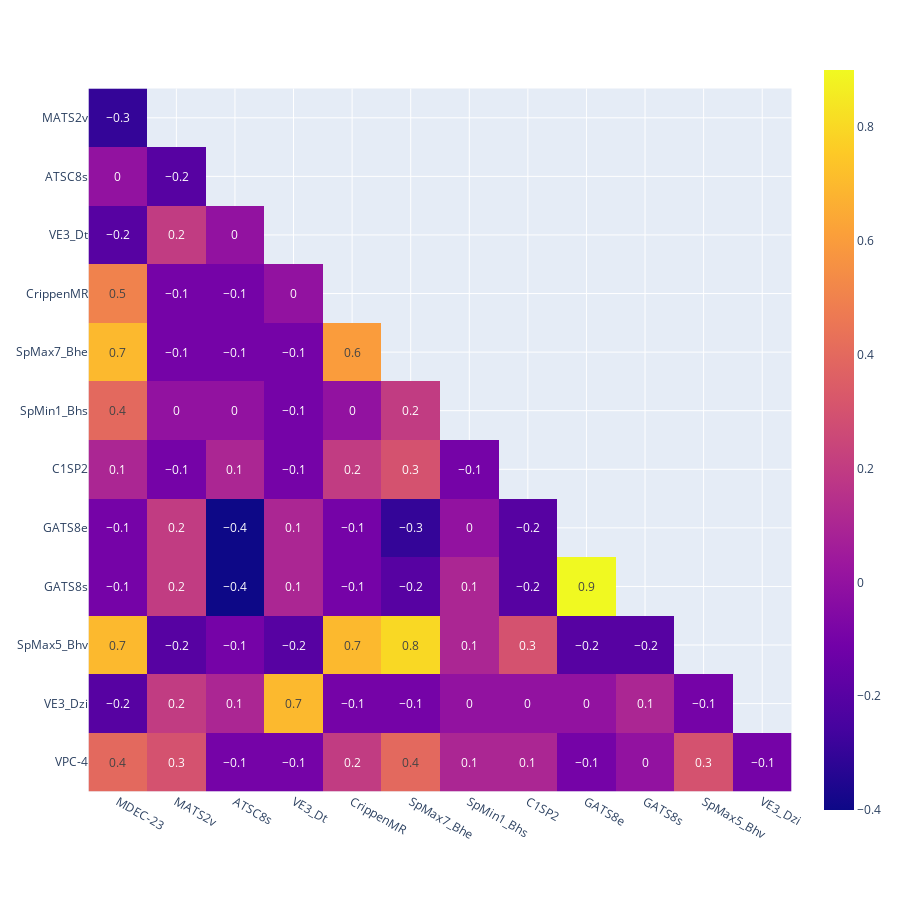

The notebook cell this image was saved under:
### Code cell
import plotly.express as px
import numpy as np

# Correlation
df_corr = df.corr().round(1)  

# Mask to matrix
mask = np.zeros_like(df_corr, dtype=bool)
mask[np.triu_indices_from(mask)] = True

# Viz
df_corr_viz = df_corr.mask(mask).dropna(how='all', axis=0).dropna(axis=1, how='all')
fig = px.imshow(df_corr_viz, text_auto=True)
fig.update_layout(height = 900, width=900)
fig.show()

### Figure 1 — Plotly figure (JSON) as saved in the notebook; plotly's stock layout.template omitted (floating-point values rounded to 4 significant figures; data arrays with more than 128 entries replaced by an {"elided": "..."} marker saying what was removed)
{"data": [{"coloraxis": "coloraxis", "hovertemplate": "x: %{x}<br>y: %{y}<br>color: %{z}<extra></extra>", "name": "0", "texttemplate": "%{z}", "type": "heatmap", "x": ["MDEC-23", "MATS2v", "ATSC8s", "VE3_Dt", "CrippenMR", "SpMax7_Bhe", "SpMin1_Bhs", "C1SP2", "GATS8e", "GATS8s", "SpMax5_Bhv", "VE3_Dzi"], "xaxis": "x", "y": ["MATS2v", "ATSC8s", "VE3_Dt", "CrippenMR", "SpMax7_Bhe", "SpMin1_Bhs", "C1SP2", "GATS8e", "GATS8s", "SpMax5_Bhv", "VE3_Dzi", "VPC-4"], "yaxis": "y", "z": {"elided": "12x12 float values"}}], "layout": {"coloraxis": {"colorscale": [[0, "#0d0887"], [0.1111, "#46039f"], [0.2222, "#7201a8"], [0.3333, "#9c179e"], [0.4444, "#bd3786"], [0.5556, "#d8576b"], [0.6667, "#ed7953"], [0.7778, "#fb9f3a"], [0.8889, "#fdca26"], [1, "#f0f921"]]}, "height": 900, "margin": {"t": 60}, "width": 900, "xaxis": {"anchor": "y", "autorange": true, "constrain": "domain", "domain": [0, 1], "range": [-0.5, 11.5], "scaleanchor": "y", "type": "category"}, "yaxis": {"anchor": "x", "autorange": true, "constrain": "domain", "domain": [0.0375, 0.9625], "range": [11.5, -0.5], "type": "category"}}}
